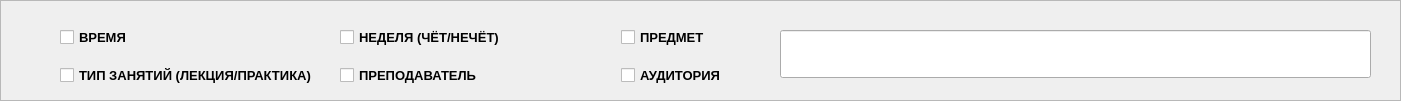
   <widget class="QFrame" name="frame_2">
    <property name="geometry">
     <rect>
      <x>30</x>
      <y>10</y>
      <width>1401</width>
      <height>101</height>
     </rect>
    </property>
    <property name="layoutDirection">
     <enum>Qt::LayoutDirection::LeftToRight</enum>
    </property>
    <property name="frameShape">
     <enum>QFrame::Shape::StyledPanel</enum>
    </property>
    <property name="frameShadow">
     <enum>QFrame::Shadow::Raised</enum>
    </property>
    <widget class="QLineEdit" name="lineEdit">
     <property name="geometry">
      <rect>
       <x>780</x>
       <y>30</y>
       <width>591</width>
       <height>48</height>
      </rect>
     </property>
     <property name="sizePolicy">
      <sizepolicy hsizetype="Fixed" vsizetype="Fixed">
       <horstretch>0</horstretch>
       <verstretch>0</verstretch>
      </sizepolicy>
     </property>
     <property name="layoutDirection">
      <enum>Qt::LayoutDirection::LeftToRight</enum>
     </property>
     <property name="text">
      <string/>
     </property>
     <property name="frame">
      <bool>true</bool>
     </property>
     <property name="clearButtonEnabled">
      <bool>false</bool>
     </property>
    </widget>
    <widget class="QWidget" name="layoutWidget">
     <property name="geometry">
      <rect>
       <x>60</x>
       <y>10</y>
       <width>841</width>
       <height>94</height>
      </rect>
     </property>
     <layout class="QGridLayout" name="gridLayout">
      <property name="spacing">
       <number>0</number>
      </property>
      <item row="0" column="0">
       <widget class="QCheckBox" name="timeBox">
        <property name="font">
         <font>
          <pointsize>10</pointsize>
          <italic>false</italic>
          <bold>true</bold>
         </font>
        </property>
        <property name="layoutDirection">
         <enum>Qt::LayoutDirection::LeftToRight</enum>
        </property>
        <property name="text">
         <string>ВРЕМЯ</string>
        </property>
       </widget>
      </item>
      <item row="0" column="2">
       <widget class="QCheckBox" name="subjectBox">
        <property name="font">
         <font>
          <pointsize>10</pointsize>
          <bold>true</bold>
         </font>
        </property>
        <property name="layoutDirection">
         <enum>Qt::LayoutDirection::LeftToRight</enum>
        </property>
        <property name="text">
         <string>ПРЕДМЕТ</string>
        </property>
       </widget>
      </item>
      <item row="1" column="1">
       <widget class="QCheckBox" name="teacherBox">
        <property name="font">
         <font>
          <pointsize>10</pointsize>
          <bold>true</bold>
         </font>
        </property>
        <property name="layoutDirection">
         <enum>Qt::LayoutDirection::LeftToRight</enum>
        </property>
        <property name="text">
         <string>ПРЕПОДАВАТЕЛЬ</string>
        </property>
       </widget>
      </item>
      <item row="1" column="2">
       <widget class="QCheckBox" name="roomBox">
        <property name="font">
         <font>
          <pointsize>10</pointsize>
          <bold>true</bold>
         </font>
        </property>
        <property name="layoutDirection">
         <enum>Qt::LayoutDirection::LeftToRight</enum>
        </property>
        <property name="text">
         <string>АУДИТОРИЯ</string>
        </property>
       </widget>
      </item>
      <item row="1" column="0">
       <widget class="QCheckBox" name="lessonBox">
        <property name="font">
         <font>
          <pointsize>10</pointsize>
          <bold>true</bold>
         </font>
        </property>
        <property name="layoutDirection">
         <enum>Qt::LayoutDirection::LeftToRight</enum>
        </property>
        <property name="text">
         <string>ТИП ЗАНЯТИЙ (ЛЕКЦИЯ/ПРАКТИКА)</string>
        </property>
       </widget>
      </item>
      <item row="0" column="1">
       <widget class="QCheckBox" name="weekBox">
        <property name="font">
         <font>
          <pointsize>10</pointsize>
          <bold>true</bold>
         </font>
        </property>
        <property name="layoutDirection">
         <enum>Qt::LayoutDirection::LeftToRight</enum>
        </property>
        <property name="text">
         <string>НЕДЕЛЯ (ЧЁТ/НЕЧЁТ)</string>
        </property>
       </widget>
      </item>
     </layout>
    </widget>
    <zorder>layoutWidget</zorder>
    <zorder>lineEdit</zorder>
   </widget>
